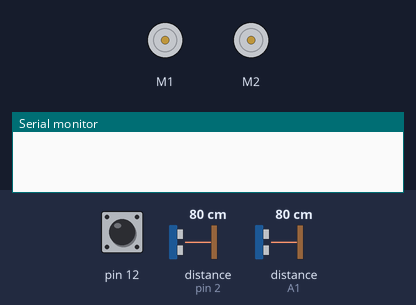
Recording of a sketch running on a simulated Arduino Uno, built with avr-gcc and run on an emulated ATmega328P. Shown: 2 × DC motor (green arrow = forward, orange = backward, longer = faster), the last lines printed to the serial monitor. Inputs (shaded band) come from the test bench; at power-on: pin 12 HIGH, distance to the obstacle (sensors on A1, pin 2) 80 cm. The echo pulse lasts 58.3 µs per cm.

Above: at 0.8 s.
0.9 s: pin 12 pulled LOW for 0.15 s
At 2.2 s:
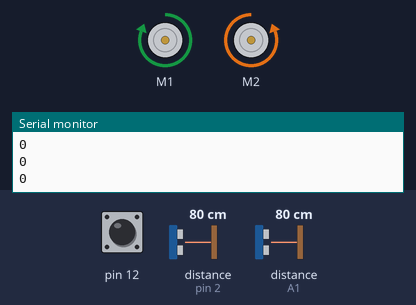
2.5 s: distance to the obstacle (sensor on A1) set to 53 cm
4.0 s: distance to the obstacle (sensor on A1) set to 47 cm
At 4.2 s:
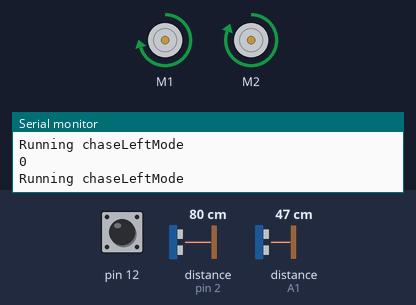
At 6.4 s:
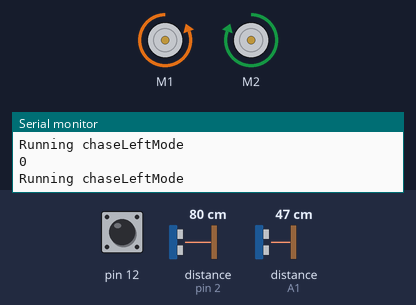
Timing chart, 0 to 7.9 s (numbered marks = the images above; inputs shaded):
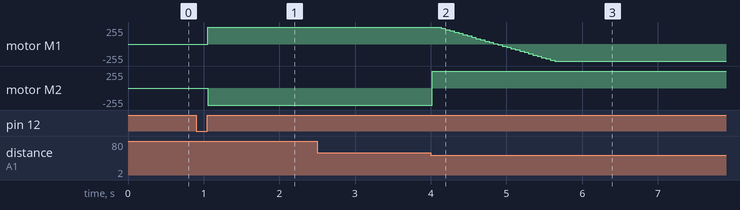

Measured:
- the behaviour switches between 51 and 50 cm on distance to the obstacle (sensor on A1) (found by bisection; images 1 and 2)
- after the input at 0.9 s, motor M1: stopped → forward 255/255 after 0.15 s; motor M2: stopped → backward 255/255 after 0.15 s
- after the input at 4.0 s, motor M1: moves from forward 255/255 to backward 255/255 over 1.5 s, starting after 0.14 s; motor M2: backward 255/255 → forward 255/255 at once

The sketch:

SearchToForward.ino
```cpp
//Test av kjoring i ring for å finne target

#define echoPinRight 2 // Right Echo Pin
#define trigPinRight 3 // Right Trigger Pin
#define echoPinLeft A1 // Left Echo Pin
#define trigPinLeft A0 // Left Trigger Pin
#define maxDistance 50
#include <ZumoMotors.h>
#include <Pushbutton.h>
#include <NewPing.h>
ZumoMotors motors;
Pushbutton button(ZUMO_BUTTON);

//Variabler for motor
int lastError = 0;
const int MAX_SPEED = 400;


//Variabler for avstandsmåling
NewPing rightSonar(trigPinRight, echoPinRight, maxDistance);
NewPing leftSonar(trigPinLeft, echoPinLeft, maxDistance);

void setup() {
  Serial.begin(9600);
  button.waitForButton();
  motors.setSpeeds(400,-400);
  searchMode();

}

void loop() {
  Serial.println("Loop started");
  searchMode();

}
void searchMode(){
  Serial.println("Running searchMode");
  motors.setSpeeds(400,-400);
  while ((getDistance(leftSonar)>(maxDistance-10)) or (getDistance(leftSonar)==0)){
    continue;
  }
  motors.setSpeeds(400,400);
  chaseMode(400,400);
  return;
}

void chaseRightMode(int leftSpeed,int rightSpeed){
  Serial.println("Running chaseRightMode");
  if (getDistance(leftSonar)==0){
    rightSpeed-= 30;
    motors.setSpeeds(leftSpeed, rightSpeed);
    chaseRightMode(leftSpeed,rightSpeed);
  }
  else{
    chaseMode(400,400);
  }
  if (getDistance(rightSonar)==0){
    searchMode();
  }
  return;
}

void chaseLeftMode(int leftSpeed,int rightSpeed){
  Serial.println("Running chaseLeftMode");
  if (getDistance(rightSonar)==0){
    leftSpeed -= 30;
    motors.setSpeeds(leftSpeed, rightSpeed);
    chaseLeftMode(leftSpeed,rightSpeed);
  }
  else{
    chaseMode(400,400);
  }
  if (getDistance(leftSonar)==0){
    searchMode();
  }
  return;
}

void chaseMode(int leftSpeed,int rightSpeed){
  Serial.println("Running chaseMode");
  if (getDistance(leftSonar)==0){
    rightSpeed -= 30;
    motors.setSpeeds(leftSpeed,rightSpeed);
    chaseRightMode(leftSpeed,rightSpeed);
  }
  else if  (getDistance(rightSonar)==0){
    leftSpeed -= 30;
    motors.setSpeeds(leftSpeed,rightSpeed);
    chaseLeftMode(leftSpeed,rightSpeed);
  }
  else{
    chaseMode(400,400);
  }
  return;
}

long getDistance(NewPing sonar){
  Serial.println(sonar.ping_cm());
  delay(50);
  return sonar.ping_cm();
}
```
